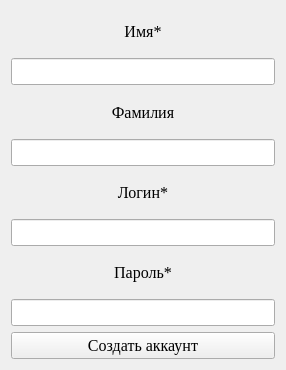
<?xml version="1.0" encoding="UTF-8"?>
<ui version="4.0">
 <class>Registration</class>
 <widget class="QWidget" name="Registration">
  <property name="geometry">
   <rect>
    <x>0</x>
    <y>0</y>
    <width>286</width>
    <height>370</height>
   </rect>
  </property>
  <property name="windowTitle">
   <string>Form</string>
  </property>
  <layout class="QGridLayout" name="gridLayout">
   <item row="4" column="0">
    <widget class="QLabel" name="lLogin">
     <property name="font">
      <font>
       <family>Times New Roman</family>
       <pointsize>12</pointsize>
      </font>
     </property>
     <property name="text">
      <string>Логин*</string>
     </property>
     <property name="alignment">
      <set>Qt::AlignCenter</set>
     </property>
    </widget>
   </item>
   <item row="1" column="0">
    <widget class="QLineEdit" name="leName">
     <property name="font">
      <font>
       <family>Times New Roman</family>
       <pointsize>12</pointsize>
      </font>
     </property>
     <property name="alignment">
      <set>Qt::AlignCenter</set>
     </property>
    </widget>
   </item>
   <item row="7" column="0">
    <widget class="QLineEdit" name="lePassword">
     <property name="font">
      <font>
       <family>Times New Roman</family>
       <pointsize>12</pointsize>
      </font>
     </property>
     <property name="alignment">
      <set>Qt::AlignCenter</set>
     </property>
    </widget>
   </item>
   <item row="2" column="0">
    <widget class="QLabel" name="lSecName">
     <property name="font">
      <font>
       <family>Times New Roman</family>
       <pointsize>12</pointsize>
      </font>
     </property>
     <property name="text">
      <string>Фамилия</string>
     </property>
     <property name="alignment">
      <set>Qt::AlignCenter</set>
     </property>
    </widget>
   </item>
   <item row="6" column="0">
    <widget class="QLabel" name="lPassword">
     <property name="font">
      <font>
       <family>Times New Roman</family>
       <pointsize>12</pointsize>
      </font>
     </property>
     <property name="text">
      <string>Пароль*</string>
     </property>
     <property name="alignment">
      <set>Qt::AlignCenter</set>
     </property>
    </widget>
   </item>
   <item row="3" column="0">
    <widget class="QLineEdit" name="leSecName">
     <property name="font">
      <font>
       <family>Times New Roman</family>
       <pointsize>12</pointsize>
      </font>
     </property>
     <property name="alignment">
      <set>Qt::AlignCenter</set>
     </property>
    </widget>
   </item>
   <item row="5" column="0">
    <widget class="QLineEdit" name="leLogin">
     <property name="font">
      <font>
       <family>Times New Roman</family>
       <pointsize>12</pointsize>
      </font>
     </property>
     <property name="alignment">
      <set>Qt::AlignCenter</set>
     </property>
    </widget>
   </item>
   <item row="0" column="0">
    <widget class="QLabel" name="lName">
     <property name="font">
      <font>
       <family>Times New Roman</family>
       <pointsize>12</pointsize>
      </font>
     </property>
     <property name="text">
      <string>Имя*</string>
     </property>
     <property name="alignment">
      <set>Qt::AlignCenter</set>
     </property>
    </widget>
   </item>
   <item row="8" column="0">
    <widget class="QPushButton" name="btReg">
     <property name="font">
      <font>
       <family>Times New Roman</family>
       <pointsize>12</pointsize>
      </font>
     </property>
     <property name="text">
      <string>Создать аккаунт</string>
     </property>
    </widget>
   </item>
  </layout>
 </widget>
 <resources/>
 <connections/>
</ui>
